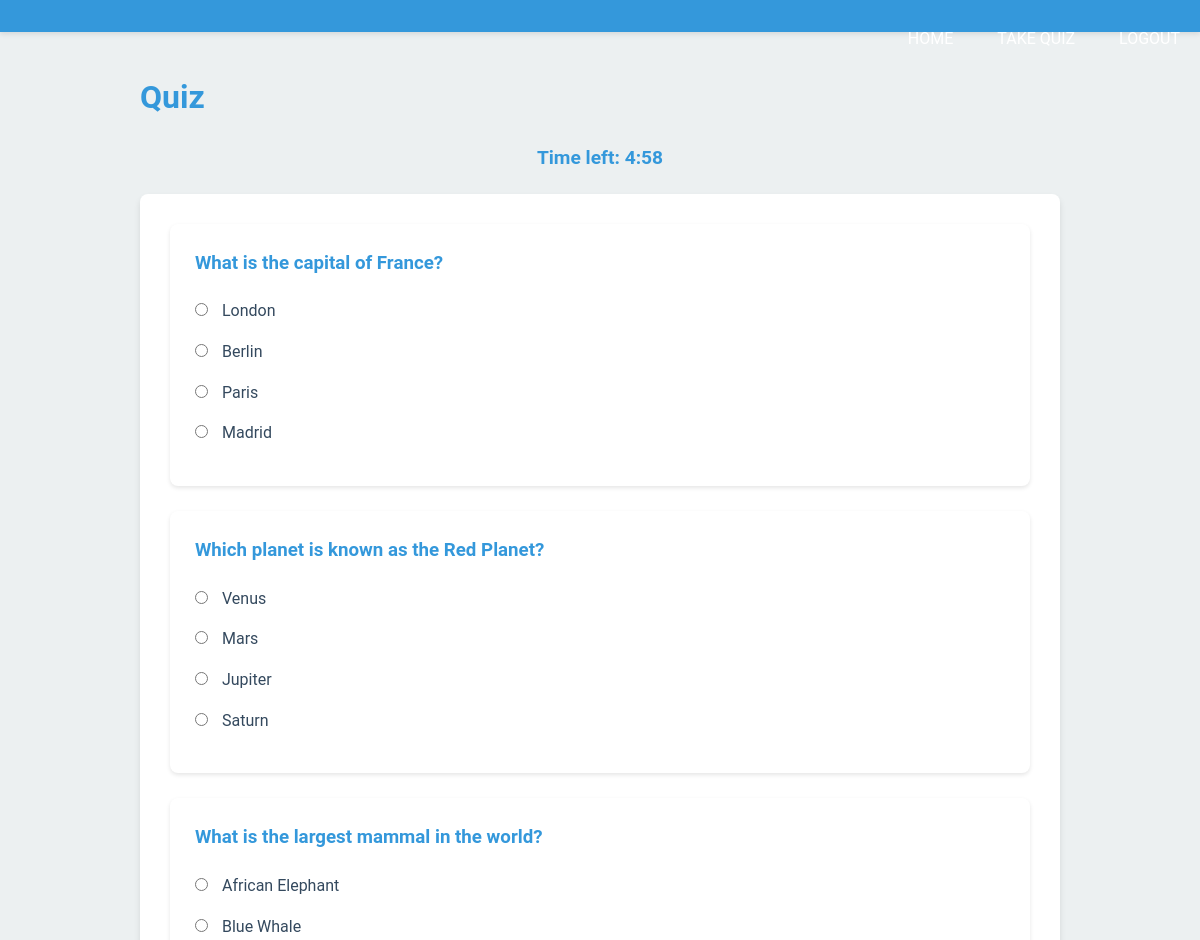
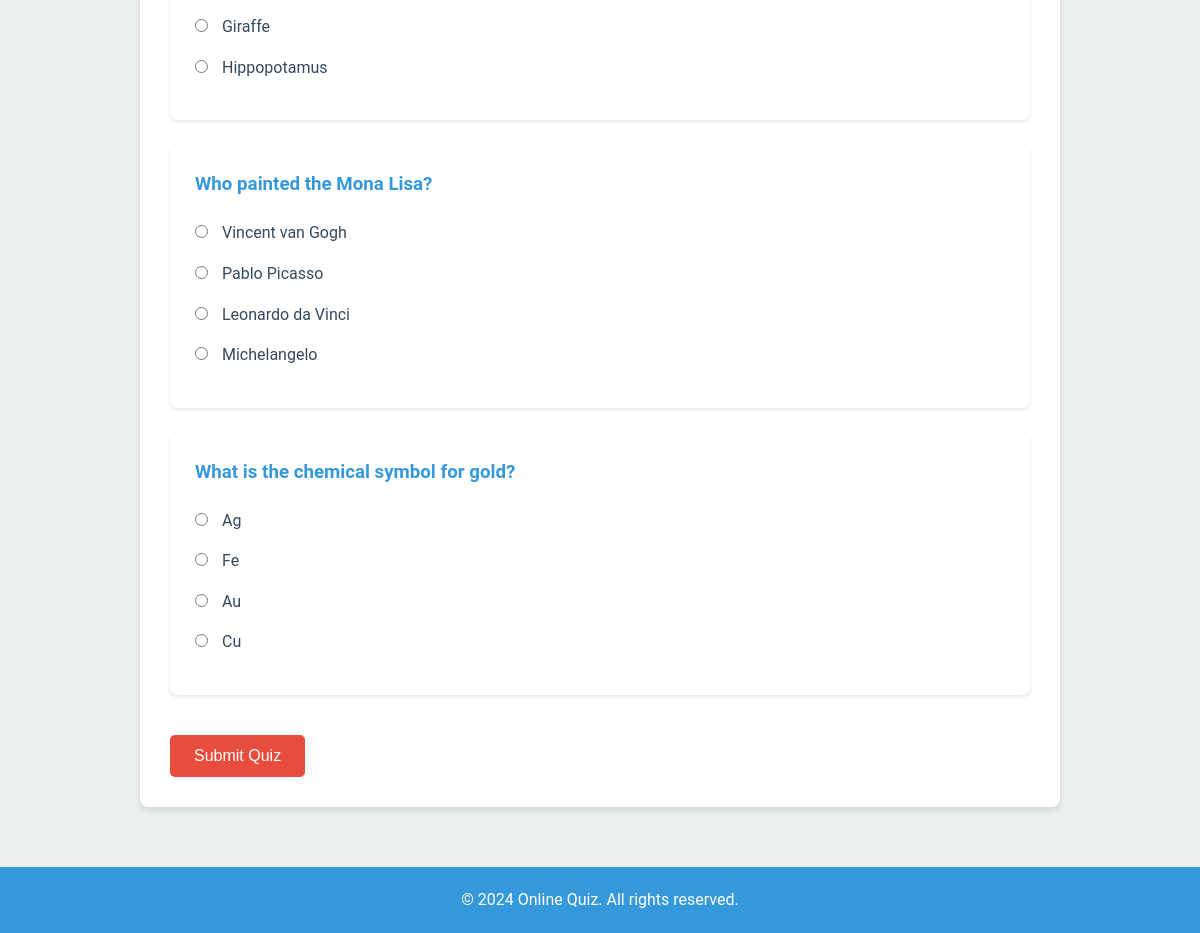
Page /quiz (signed in) on the committed database (2 pictures, top to bottom).
### app.py (models this page shows)
class Question(db.Model):
    id = db.Column(db.Integer, primary_key=True)
    text = db.Column(db.String(2000), nullable=False)
    correct_answer = db.Column(db.String(1000), nullable=False)
    options = db.relationship('Option', backref='question', lazy=True)

class Option(db.Model):
    id = db.Column(db.Integer, primary_key=True)
    text = db.Column(db.String(1000), nullable=False)
    question_id = db.Column(db.Integer, db.ForeignKey('question.id'), nullable=False)

### app.py (the view)
@app.route('/quiz')
def quiz():
    if 'user_id' not in session:
        flash('Please log in to take the quiz', 'error')
        return redirect(url_for('login'))
    questions = Question.query.all()
    session['quiz_start_time'] = time.time()
    session['quiz_duration'] = 300  # 5 minutes in seconds
    return render_template('quiz.html', questions=questions, quiz_duration=session['quiz_duration'])

### templates/quiz.html (shortened to what this page needs)
{% extends "base.html" %}
{% block content %}
<div class="container">
    <h1>Quiz</h1>
    <div id="timer">Time left: <span id="time-left"></span></div>
    <form method="POST" action="{{ url_for('submit_quiz') }}" id="quiz-form">
        {% for question in questions %}
        <div class="question">
            <h3>{{ question.text }}</h3>
            {% for option in question.options %}
            <div class="option">
                <input type="radio" id="q{{ question.id }}_{{ option.id }}" name="q{{ question.id }}" value="{{ option.text }}" required>
                <label for="q{{ question.id }}_{{ option.id }}">{{ option.text }}</label>
            </div>
            {% endfor %}
        </div>
        {% endfor %}
        <button type="submit" class="btn">Submit Quiz</button>
    </form>
</div>
{% endblock %}

### templates/base.html (shortened to what this page needs)
<!DOCTYPE html>
<html lang="en">
<head>
    <link rel="stylesheet" href="{{ url_for('static', filename='css/style.css') }}">
</head>
<body>
    <header>
        <nav>
            <ul>
                <li><a href="{{ url_for('home') }}">Home</a></li>
                {% if 'user_id' in session %}
                    <li><a href="{{ url_for('quiz') }}">Take Quiz</a></li>
                    <li><a href="{{ url_for('logout') }}">Logout</a></li>
                {% else %}
                    <li><a href="{{ url_for('login') }}">Login</a></li>
                    <li><a href="{{ url_for('register') }}">Register</a></li>
                {% endif %}
            </ul>
        </nav>
    </header>
    <main>
        {% block content %}{% endblock %}
    </main>
    <footer>
        <p>&copy; 2024 Online Quiz. All rights reserved.</p>
    </footer>
</body>
</html>

### static/css/style.css (style rules this page uses)
* { box-sizing: border-box; margin: 0; padding: 0; }
:root { --primary-color: #3498db; --secondary-color: #2ecc71; --accent-color: #e74c3c; --background-color: #ecf0f1; --text-color: #34495e; --light-text-color: #ffffff; --border-color: #bdc3c7; }
body { font-family: 'Roboto', Arial, sans-serif; line-height: 1.6; color: var(--text-color); background-color: var(--background-color); }
.container { width: 80%; max-width: 1200px; margin: auto; overflow: hidden; padding: 20px; }
header { background: var(--primary-color); color: var(--light-text-color); padding: 1rem 0; box-shadow: 0 2px 5px rgba(0, 0, 0, 0.1); }
header a { color: var(--light-text-color); text-decoration: none; text-transform: uppercase; font-size: 16px; transition: color 0.3s ease; }
header ul { padding: 0; list-style: none; }
header li { display: inline; padding: 0 20px; }
header nav { float: right; margin-top: 10px; }
h1, h2, h3 { padding-bottom: 20px; color: var(--primary-color); }
form { background: var(--light-text-color); padding: 30px; margin-top: 20px; border-radius: 8px; box-shadow: 0 4px 6px rgba(0, 0, 0, 0.1); }
.btn { display: inline-block; background: var(--accent-color); color: var(--light-text-color); padding: 12px 24px; border: none; cursor: pointer; text-decoration: none; border-radius: 5px; margin-top: 15px; font-size: 16px; transition: background-color 0.3s ease, transform 0.1s ease; }
.question { background: var(--light-text-color); padding: 25px; margin-bottom: 25px; border-radius: 8px; box-shadow: 0 2px 4px rgba(0, 0, 0, 0.1); }
.option { margin-bottom: 15px; }
.option input[type="radio"] { margin-right: 10px; }
footer { background: var(--primary-color); color: var(--light-text-color); text-align: center; padding: 20px; margin-top: 40px; }
#timer { font-size: 1.2em; font-weight: bold; color: var(--primary-color); margin-bottom: 20px; text-align: center; }

### rows in the picture
Question: text "What is the capital of France?"
Option: text "London"
Option: text "Berlin"
Option: text "Paris"
Option: text "Madrid"
Question: text "Which planet is known as the Red Planet?"
Option: text "Venus"
Option: text "Mars"
Option: text "Jupiter"
Option: text "Saturn"
Question: text "What is the largest mammal in the world?"
Option: text "African Elephant"
Option: text "Blue Whale"
Option: text "Giraffe"
Option: text "Hippopotamus"
Question: text "Who painted the Mona Lisa?"
Option: text "Vincent van Gogh"
Option: text "Pablo Picasso"
Option: text "Leonardo da Vinci"
Option: text "Michelangelo"
Question: text "What is the chemical symbol for gold?"
Option: text "Ag"
Option: text "Fe"
Option: text "Au"
Option: text "Cu"
